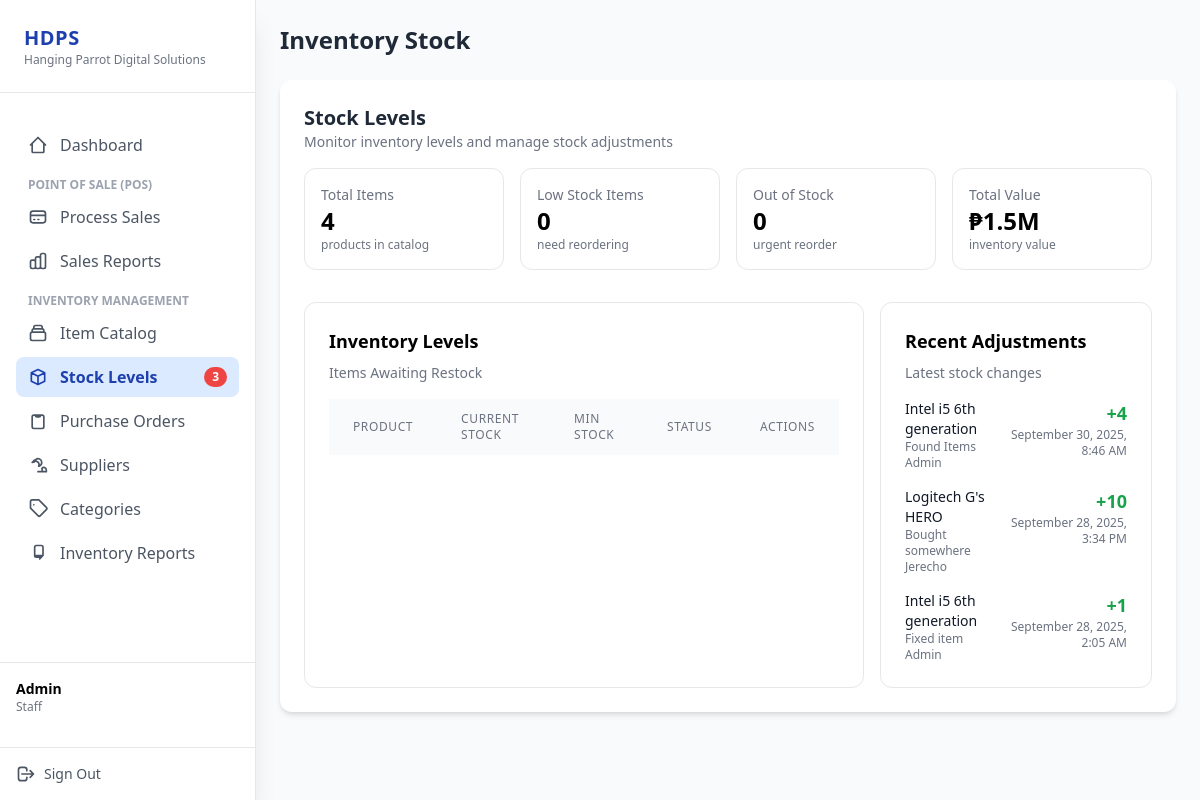
The page /stock_levels.php (signed in) on the database as committed earlier.
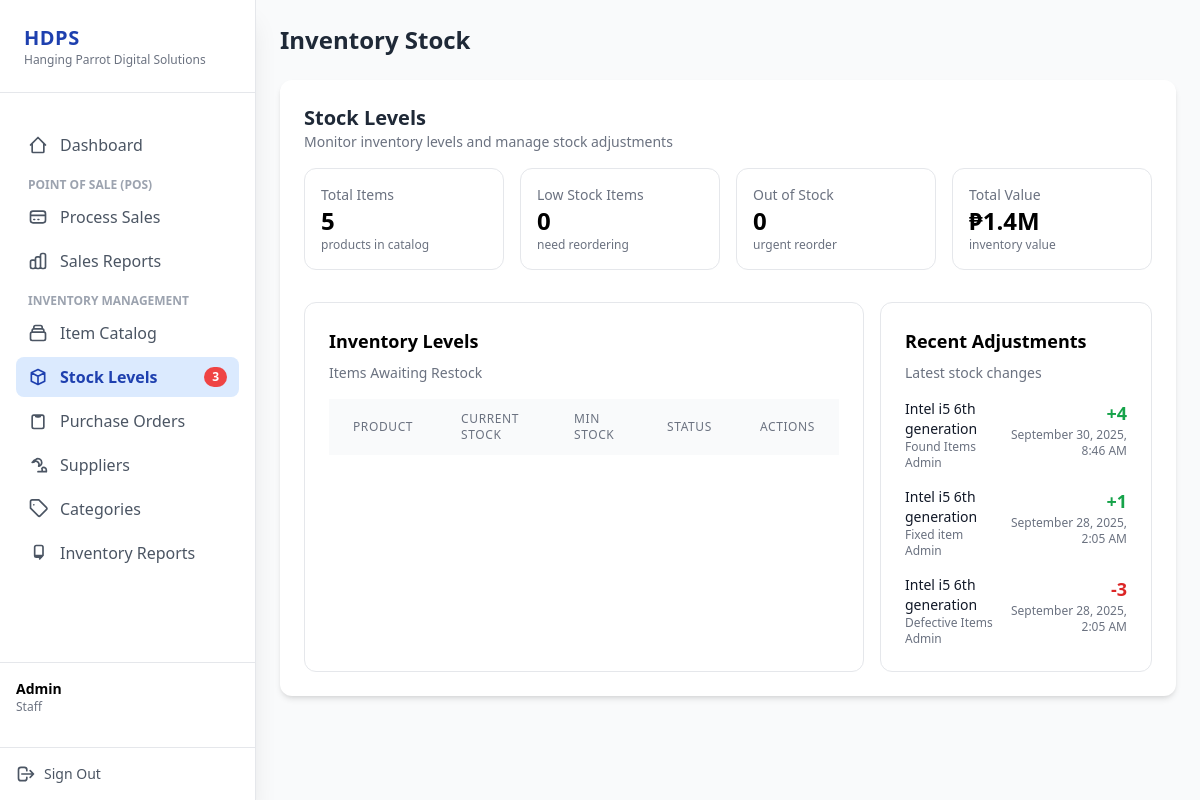
The same page on the database as committed later.
### tables this page shows
CREATE TABLE `item_stock_adjustment` (
  `item_stock_adjustment_id` int(11) NOT NULL,
  `item_id` int(11) NOT NULL,
  `previous_quantity` int(11) DEFAULT 0,
  `new_quantity` int(11) DEFAULT 0,
  `reason_adjustment` text NOT NULL,
  `adjust_by` int(11) NOT NULL,
  `created_at` timestamp NOT NULL DEFAULT current_timestamp()
);

CREATE TABLE `items` (
  `item_id` int(11) NOT NULL,
  `barcode` varchar(50) DEFAULT NULL,
  `item_name` varchar(255) NOT NULL,
  `description` text DEFAULT NULL,
  `category_id` int(11) DEFAULT NULL,
  `supplier_id` int(11) DEFAULT NULL,
  `cost_price` decimal(10,2) DEFAULT 0.00,
  `selling_price` decimal(10,2) DEFAULT 0.00,
  `quantity` int(11) DEFAULT 0,
  `min_stock` int(11) DEFAULT 5,
  `created_at` timestamp NOT NULL DEFAULT current_timestamp(),
  `updated_at` timestamp NOT NULL DEFAULT current_timestamp() ON UPDATE current_timestamp()
);

CREATE TABLE `users` (
  `user_id` int(11) NOT NULL,
  `username` varchar(50) NOT NULL,
  `password` varchar(255) NOT NULL,
  `role` enum('admin','staff') DEFAULT NULL,
  `is_active` tinyint(1) DEFAULT 1
);

### database/database.php (called while the page is built, shortened)
<?php
class Database
{
    private $serverName = ("mysql:host=localhost;dbname=computer_store");
    private $userName = ("root");
    private $userPass = ("");
    private $fetchDefault = array(PDO::ATTR_DEFAULT_FETCH_MODE => PDO::FETCH_ASSOC);
    public function conn()
    {
        try {
            $this->conn = new PDO($this->serverName, $this->userName, $this->userPass, $this->fetchDefault);
            return $this->conn;
        } catch (PDOException $e) {
            echo "Error : " . $e->getMessage();
            exit;
        }
    }
    public function select_items()
    {
        $sql = $this->conn()->prepare("SELECT
        items.*,
        categories.category_name,
        suppliers.supplier_name
        FROM items
        LEFT JOIN categories ON items.category_id = categories.category_id
        LEFT JOIN suppliers ON items.supplier_id = suppliers.supplier_id
        ");
        $sql->execute();
        $items = $sql->fetchAll();
        return $items;
    }
    public function select_stock_adjustment()
    {
        $sql = $this->conn()->prepare("
            SELECT
                isa.*,
                i.item_name,
                u.username
            FROM
                item_stock_adjustment isa
            JOIN
                items i ON isa.item_id = i.item_id
            JOIN
                users u ON isa.adjust_by = u.user_id
            ORDER BY isa.created_at DESC LIMIT 3
        ");
        $sql->execute();
        $stock_adjustment = $sql->fetchAll();
        return $stock_adjustment;
    }
}
$database = new Database();

### stock_levels.php (the view, shortened to what the changed rows need)
<?php
include "database/database.php";
$database->login_session();
$database->item_stock_adjust();
$stock_adjustment = $database->select_stock_adjustment();
$items = $database->select_items();
?>
<!DOCTYPE html>
<html lang="en">
<head>
  <script src="https://cdn.tailwindcss.com"></script>
</head>
<body class="bg-gray-50 flex">
  <?php include "sidebar.php"; ?>
  <main class="flex-1 ml-0 md:ml-64 p-6">
    <header class="mb-6">
      <h2 class="text-2xl font-bold text-gray-800">Inventory Stock</h2>
    </header>
    <section class="bg-white rounded-xl shadow-md p-6">
      <div class="grid grid-cols-1 sm:grid-cols-2 lg:grid-cols-4 gap-4 mb-8">
        <div class="bg-white border rounded-xl p-4 flex items-center justify-between">
          <div>
            <p class="text-sm text-gray-500">Total Items</p>
            <h4 class="text-2xl font-bold"><?= count($items); ?></h4>
            <p class="text-xs text-gray-500">products in catalog</p>
          </div>
        </div>
            <?php
            $total_value = array_sum(array_map(fn($item) => $item['selling_price'] * $item['quantity'], $items));
            ?>
            <?php
            function formatCompactCurrency($number)
            {
              if ($number >= 1_000_000_000) {
                return '₱' . round($number / 1_000_000_000, 1) . 'B';
              } elseif ($number >= 1_000_000) {
                return '₱' . round($number / 1_000_000, 1) . 'M';
              } elseif ($number >= 1_000) {
                return '₱' . round($number / 1_000, 1) . 'k';
              } else {
                return '₱' . number_format($number, 0);
              }
            }
            ?>
        <div class="bg-white border rounded-xl p-4 flex items-center justify-between">
          <div>
            <p class="text-sm text-gray-500">Total Value</p>
            <h4 class="text-2xl font-bold"><?= formatCompactCurrency($total_value) ?></h4>
            <p class="text-xs text-gray-500">inventory value</p>
          </div>
        </div>
      </div>
      <div class="grid grid-cols-1 lg:grid-cols-3 gap-4">
        <div class="bg-white border rounded-xl p-6 lg:col-span-2">
          <div class="overflow-x-auto">
            <table class="min-w-full divide-y divide-gray-200">
              <thead class="bg-gray-50">
                <tr>
                  <th scope="col"
                    class="px-6 py-3 text-left text-xs font-medium text-gray-500 uppercase tracking-wider">Product</th>
                  <th scope="col"
                    class="px-6 py-3 text-left text-xs font-medium text-gray-500 uppercase tracking-wider">Current Stock
                  </th>
                  <th scope="col"
                    class="px-6 py-3 text-left text-xs font-medium text-gray-500 uppercase tracking-wider">Min stock
                  </th>
                  <th scope="col"
                    class="px-6 py-3 text-left text-xs font-medium text-gray-500 uppercase tracking-wider">Status</th>
                  <th scope="col"
                    class="px-6 py-3 text-left text-xs font-medium text-gray-500 uppercase tracking-wider">Actions</th>
                </tr>
              </thead>
            </table>
          </div>
        </div>
        <div class="bg-white border rounded-xl p-6 col-span-1">
          <ul class="space-y-4">
            <?php foreach ($stock_adjustment as $sa): ?>
              <li class="flex justify-between items-start">
                <div>
                  <p class="text-sm font-medium text-gray-900"><?= $sa['item_name']; ?></p>
                  <p class="text-xs text-gray-500"><?= htmlspecialchars($sa['reason_adjustment']); ?></p>
                  <p class="text-xs text-gray-500"><?= htmlspecialchars($sa['username']); ?></p>
                </div>
                <div class="text-right">
                  <?php
                  $adjustment = $sa['new_quantity'] - $sa['previous_quantity'];
                  $color = $adjustment >= 0 ? 'text-green-600' : 'text-red-600';
                  $sign = $adjustment > 0 ? '+' : '';
                  ?>
                  <span class="<?= $color ?> font-bold text-lg"><?= $sign . $adjustment ?></span>
                  <p class="text-xs text-gray-500"><?= date('F j, Y, g:i A', strtotime($sa['created_at'])) ?></p>
                </div>
              </li>
            <?php endforeach; ?>
          </ul>
        </div>
    </section>
  </main>
</body>
</html>

Rows that differ between the two databases and show on the page:
removed item_stock_adjustment: item.item_name "Logitech G's HERO", reason_adjustment "Bought somewhere", adjust_by.username "Jerecho", sign "+", adjustment "10", created_at "September 28, 2025, 3:34 PM"
now on this page (row unchanged): item_stock_adjustment: item.item_name "Intel i5 6th generation", reason_adjustment "Defective Items", adjust_by.username "Admin", adjustment "-3", created_at "September 28, 2025, 2:05 AM"
Other text that changed with them:
count($items): "4" → "5"
formatCompactCurrency($total_value): "₱1.5M" → "₱1.4M"
